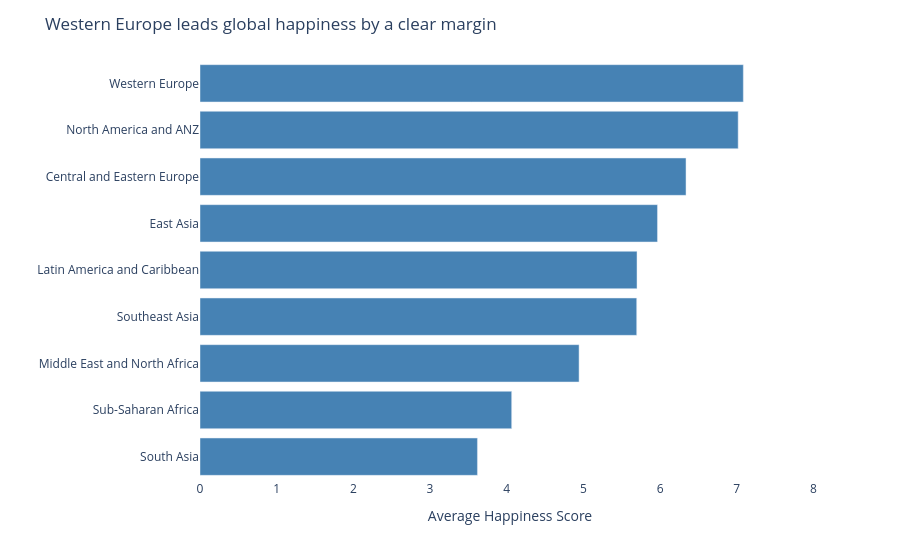

The notebook cell saved with this chart:
### Code cell
region_avg = (df.groupby('Region')['Happiness_Score']
              .mean()
              .reset_index()
              .sort_values('Happiness_Score'))

fig = px.bar(
    region_avg,
    x='Happiness_Score',
    y='Region',
    orientation='h'
)

fig.update_xaxes(range=[0, region_avg['Happiness_Score'].max() + 1])

fig.update_traces(marker_color='steelblue')

fig.update_layout(
    title="Western Europe leads global happiness by a clear margin",
    xaxis_title="Average Happiness Score",
    yaxis_title="",
    plot_bgcolor='white'
)

fig.show()

### Figure 1 — Plotly figure (JSON) as saved in the notebook; plotly's stock layout.template omitted (floating-point values rounded to 4 significant figures)
{"data": [{"hovertemplate": "Happiness_Score=%{x}<br>Region=%{y}<extra></extra>", "legendgroup": "", "marker": {"color": "steelblue", "pattern": {"shape": ""}}, "name": "", "orientation": "h", "showlegend": false, "textposition": "auto", "type": "bar", "x": [3.618, 4.065, 4.943, 5.695, 5.699, 5.966, 6.338, 7.018, 7.086], "xaxis": "x", "y": ["South Asia", "Sub-Saharan Africa", "Middle East and North Africa", "Southeast Asia", "Latin America and Caribbean", "East Asia", "Central and Eastern Europe", "North America and ANZ", "Western Europe"], "yaxis": "y"}], "layout": {"barmode": "relative", "legend": {"tracegroupgap": 0}, "margin": {"t": 60}, "plot_bgcolor": "white", "title": {"text": "Western Europe leads global happiness by a clear margin"}, "xaxis": {"anchor": "y", "domain": [0, 1], "range": [0, 8.086], "title": {"text": "Average Happiness Score"}}, "yaxis": {"anchor": "x", "domain": [0, 1], "title": {"text": ""}}}}
